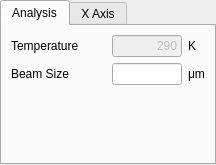
<?xml version="1.0" encoding="UTF-8"?>
<ui version="4.0">
 <class>Form</class>
 <widget class="QWidget" name="Form">
  <property name="geometry">
   <rect>
    <x>0</x>
    <y>0</y>
    <width>216</width>
    <height>157</height>
   </rect>
  </property>
  <property name="windowTitle">
   <string>Form</string>
  </property>
  <layout class="QVBoxLayout" name="verticalLayout_2">
   <property name="margin">
    <number>0</number>
   </property>
   <item>
    <widget class="QTabWidget" name="tabWidget">
     <property name="currentIndex">
      <number>0</number>
     </property>
     <widget class="QWidget" name="tab">
      <attribute name="title">
       <string>Analysis</string>
      </attribute>
      <layout class="QGridLayout" name="gridLayout_3">
       <item row="1" column="0">
        <widget class="QLabel" name="label_3">
         <property name="text">
          <string>Beam Size</string>
         </property>
        </widget>
       </item>
       <item row="0" column="0">
        <widget class="QLabel" name="label">
         <property name="text">
          <string>Temperature</string>
         </property>
        </widget>
       </item>
       <item row="0" column="2">
        <widget class="QLineEdit" name="txtTemperature">
         <property name="enabled">
          <bool>false</bool>
         </property>
         <property name="sizePolicy">
          <sizepolicy hsizetype="Minimum" vsizetype="Fixed">
           <horstretch>0</horstretch>
           <verstretch>0</verstretch>
          </sizepolicy>
         </property>
         <property name="maximumSize">
          <size>
           <width>70</width>
           <height>16777215</height>
          </size>
         </property>
         <property name="text">
          <string>290</string>
         </property>
         <property name="alignment">
          <set>Qt::AlignRight|Qt::AlignTrailing|Qt::AlignVCenter</set>
         </property>
        </widget>
       </item>
       <item row="0" column="3">
        <widget class="QLabel" name="label_2">
         <property name="text">
          <string>K</string>
         </property>
        </widget>
       </item>
       <item row="2" column="0">
        <spacer name="verticalSpacer">
         <property name="orientation">
          <enum>Qt::Vertical</enum>
         </property>
         <property name="sizeHint" stdset="0">
          <size>
           <width>20</width>
           <height>40</height>
          </size>
         </property>
        </spacer>
       </item>
       <item row="1" column="2">
        <widget class="QLineEdit" name="txtBeamSize">
         <property name="maximumSize">
          <size>
           <width>70</width>
           <height>16777215</height>
          </size>
         </property>
         <property name="alignment">
          <set>Qt::AlignRight|Qt::AlignTrailing|Qt::AlignVCenter</set>
         </property>
        </widget>
       </item>
       <item row="1" column="3">
        <widget class="QLabel" name="label_5">
         <property name="text">
          <string>&lt;html&gt;&amp;mu;m&lt;/html&gt;</string>
         </property>
        </widget>
       </item>
       <item row="0" column="1">
        <spacer name="horizontalSpacer_2">
         <property name="orientation">
          <enum>Qt::Horizontal</enum>
         </property>
         <property name="sizeHint" stdset="0">
          <size>
           <width>40</width>
           <height>20</height>
          </size>
         </property>
        </spacer>
       </item>
      </layout>
     </widget>
     <widget class="QWidget" name="tab_2">
      <attribute name="title">
       <string>X Axis</string>
      </attribute>
      <layout class="QVBoxLayout" name="verticalLayout">
       <item>
        <layout class="QHBoxLayout" name="horizontalLayout_2">
         <item>
          <widget class="QLabel" name="label_8">
           <property name="text">
            <string>Steps</string>
           </property>
          </widget>
         </item>
         <item>
          <widget class="QLineEdit" name="txtXSteps">
           <property name="sizePolicy">
            <sizepolicy hsizetype="Minimum" vsizetype="Fixed">
             <horstretch>0</horstretch>
             <verstretch>0</verstretch>
            </sizepolicy>
           </property>
           <property name="maximumSize">
            <size>
             <width>70</width>
             <height>16777215</height>
            </size>
           </property>
           <property name="text">
            <string>10</string>
           </property>
           <property name="alignment">
            <set>Qt::AlignRight|Qt::AlignTrailing|Qt::AlignVCenter</set>
           </property>
          </widget>
         </item>
        </layout>
       </item>
       <item>
        <widget class="QGroupBox" name="groupBox_5">
         <property name="title">
          <string>Limits</string>
         </property>
         <layout class="QVBoxLayout" name="verticalLayout_3">
          <item>
           <widget class="QRadioButton" name="rbXLimAuto">
            <property name="text">
             <string>automatic</string>
            </property>
            <property name="checked">
             <bool>true</bool>
            </property>
           </widget>
          </item>
          <item>
           <layout class="QHBoxLayout" name="horizontalLayout">
            <item>
             <widget class="QRadioButton" name="rbXLimUser">
              <property name="text">
               <string/>
              </property>
             </widget>
            </item>
            <item>
             <widget class="QLineEdit" name="txtXLimMin">
              <property name="enabled">
               <bool>false</bool>
              </property>
              <property name="maximumSize">
               <size>
                <width>45</width>
                <height>16777215</height>
               </size>
              </property>
             </widget>
            </item>
            <item>
             <widget class="QLabel" name="label_4">
              <property name="text">
               <string>Hz to</string>
              </property>
             </widget>
            </item>
            <item>
             <widget class="QLineEdit" name="txtXLimMax">
              <property name="enabled">
               <bool>false</bool>
              </property>
              <property name="maximumSize">
               <size>
                <width>45</width>
                <height>16777215</height>
               </size>
              </property>
             </widget>
            </item>
            <item>
             <widget class="QLabel" name="label_6">
              <property name="text">
               <string>Hz</string>
              </property>
             </widget>
            </item>
            <item>
             <spacer name="horizontalSpacer">
              <property name="orientation">
               <enum>Qt::Horizontal</enum>
              </property>
              <property name="sizeHint" stdset="0">
               <size>
                <width>40</width>
                <height>20</height>
               </size>
              </property>
             </spacer>
            </item>
           </layout>
          </item>
          <item>
           <spacer name="verticalSpacer_2">
            <property name="orientation">
             <enum>Qt::Vertical</enum>
            </property>
            <property name="sizeHint" stdset="0">
             <size>
              <width>20</width>
              <height>40</height>
             </size>
            </property>
           </spacer>
          </item>
         </layout>
        </widget>
       </item>
      </layout>
     </widget>
    </widget>
   </item>
  </layout>
 </widget>
 <resources/>
 <connections>
  <connection>
   <sender>rbXLimAuto</sender>
   <signal>toggled(bool)</signal>
   <receiver>txtXLimMin</receiver>
   <slot>setDisabled(bool)</slot>
   <hints>
    <hint type="sourcelabel">
     <x>29</x>
     <y>93</y>
    </hint>
    <hint type="destinationlabel">
     <x>26</x>
     <y>142</y>
    </hint>
   </hints>
  </connection>
  <connection>
   <sender>rbXLimAuto</sender>
   <signal>toggled(bool)</signal>
   <receiver>txtXLimMax</receiver>
   <slot>setDisabled(bool)</slot>
   <hints>
    <hint type="sourcelabel">
     <x>55</x>
     <y>94</y>
    </hint>
    <hint type="destinationlabel">
     <x>95</x>
     <y>143</y>
    </hint>
   </hints>
  </connection>
 </connections>
</ui>
